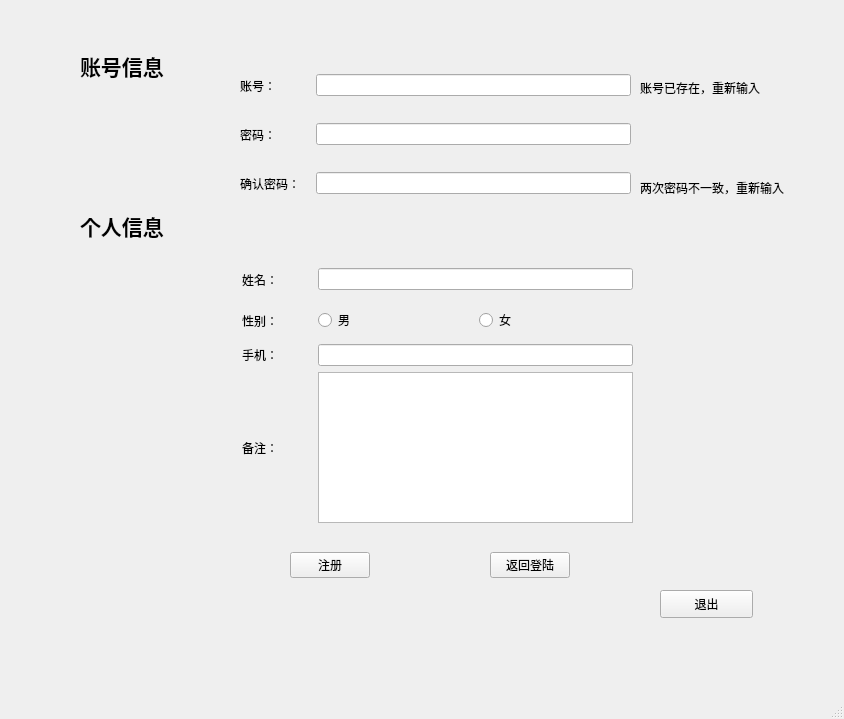
<?xml version="1.0" encoding="UTF-8"?>
<ui version="4.0">
 <class>register_2</class>
 <widget class="QMainWindow" name="register_2">
  <property name="geometry">
   <rect>
    <x>0</x>
    <y>0</y>
    <width>844</width>
    <height>719</height>
   </rect>
  </property>
  <property name="windowTitle">
   <string>Register</string>
  </property>
  <widget class="QWidget" name="centralwidget">
   <widget class="QPushButton" name="Button_exit">
    <property name="geometry">
     <rect>
      <x>660</x>
      <y>590</y>
      <width>93</width>
      <height>28</height>
     </rect>
    </property>
    <property name="text">
     <string>退出</string>
    </property>
   </widget>
   <widget class="QLabel" name="label_6">
    <property name="geometry">
     <rect>
      <x>80</x>
      <y>40</y>
      <width>141</width>
      <height>51</height>
     </rect>
    </property>
    <property name="font">
     <font>
      <family>Agency FB</family>
      <pointsize>16</pointsize>
      <weight>75</weight>
      <bold>true</bold>
     </font>
    </property>
    <property name="text">
     <string>账号信息</string>
    </property>
   </widget>
   <widget class="QLabel" name="label_7">
    <property name="geometry">
     <rect>
      <x>80</x>
      <y>200</y>
      <width>131</width>
      <height>51</height>
     </rect>
    </property>
    <property name="font">
     <font>
      <family>Agency FB</family>
      <pointsize>16</pointsize>
      <weight>75</weight>
      <bold>true</bold>
     </font>
    </property>
    <property name="text">
     <string>个人信息</string>
    </property>
   </widget>
   <widget class="QWidget" name="layoutWidget">
    <property name="geometry">
     <rect>
      <x>240</x>
      <y>60</y>
      <width>391</width>
      <height>149</height>
     </rect>
    </property>
    <layout class="QGridLayout" name="gridLayout">
     <item row="2" column="0">
      <widget class="QLabel" name="label_3">
       <property name="minimumSize">
        <size>
         <width>70</width>
         <height>35</height>
        </size>
       </property>
       <property name="text">
        <string>确认密码：</string>
       </property>
      </widget>
     </item>
     <item row="1" column="0">
      <widget class="QLabel" name="label">
       <property name="minimumSize">
        <size>
         <width>70</width>
         <height>35</height>
        </size>
       </property>
       <property name="text">
        <string>密码：</string>
       </property>
      </widget>
     </item>
     <item row="0" column="0">
      <widget class="QLabel" name="label_2">
       <property name="minimumSize">
        <size>
         <width>70</width>
         <height>35</height>
        </size>
       </property>
       <property name="text">
        <string>账号：</string>
       </property>
      </widget>
     </item>
     <item row="0" column="1">
      <widget class="QLineEdit" name="register_id"/>
     </item>
     <item row="1" column="1">
      <widget class="QLineEdit" name="register_password"/>
     </item>
     <item row="2" column="1">
      <widget class="QLineEdit" name="confirm_pas"/>
     </item>
    </layout>
   </widget>
   <widget class="QLabel" name="label_10">
    <property name="geometry">
     <rect>
      <x>640</x>
      <y>180</y>
      <width>201</width>
      <height>16</height>
     </rect>
    </property>
    <property name="text">
     <string>两次密码不一致，重新输入</string>
    </property>
   </widget>
   <widget class="QWidget" name="layoutWidget">
    <property name="geometry">
     <rect>
      <x>242</x>
      <y>262</y>
      <width>391</width>
      <height>261</height>
     </rect>
    </property>
    <layout class="QGridLayout" name="gridLayout_2">
     <item row="0" column="0">
      <widget class="QLabel" name="label_4">
       <property name="minimumSize">
        <size>
         <width>70</width>
         <height>35</height>
        </size>
       </property>
       <property name="maximumSize">
        <size>
         <width>70</width>
         <height>35</height>
        </size>
       </property>
       <property name="text">
        <string>姓名：</string>
       </property>
      </widget>
     </item>
     <item row="0" column="1" colspan="2">
      <widget class="QLineEdit" name="name"/>
     </item>
     <item row="1" column="0">
      <widget class="QLabel" name="label_5">
       <property name="minimumSize">
        <size>
         <width>70</width>
         <height>35</height>
        </size>
       </property>
       <property name="maximumSize">
        <size>
         <width>70</width>
         <height>35</height>
        </size>
       </property>
       <property name="text">
        <string>性别：</string>
       </property>
      </widget>
     </item>
     <item row="1" column="1">
      <widget class="QRadioButton" name="radioM">
       <property name="text">
        <string>男</string>
       </property>
      </widget>
     </item>
     <item row="1" column="2">
      <widget class="QRadioButton" name="radioW">
       <property name="text">
        <string>女</string>
       </property>
      </widget>
     </item>
     <item row="2" column="0">
      <widget class="QLabel" name="label_8">
       <property name="maximumSize">
        <size>
         <width>70</width>
         <height>35</height>
        </size>
       </property>
       <property name="text">
        <string>手机：</string>
       </property>
      </widget>
     </item>
     <item row="2" column="1" colspan="2">
      <widget class="QLineEdit" name="tel"/>
     </item>
     <item row="3" column="0">
      <widget class="QLabel" name="label_9">
       <property name="maximumSize">
        <size>
         <width>70</width>
         <height>35</height>
        </size>
       </property>
       <property name="text">
        <string>备注：</string>
       </property>
      </widget>
     </item>
     <item row="3" column="1" colspan="2">
      <widget class="QTextEdit" name="textEdit"/>
     </item>
    </layout>
   </widget>
   <widget class="QWidget" name="layoutWidget">
    <property name="geometry">
     <rect>
      <x>290</x>
      <y>550</y>
      <width>280</width>
      <height>30</height>
     </rect>
    </property>
    <layout class="QHBoxLayout" name="horizontalLayout">
     <item>
      <widget class="QPushButton" name="Button_register">
       <property name="text">
        <string>注册</string>
       </property>
      </widget>
     </item>
     <item>
      <spacer name="horizontalSpacer">
       <property name="orientation">
        <enum>Qt::Horizontal</enum>
       </property>
       <property name="sizeHint" stdset="0">
        <size>
         <width>78</width>
         <height>20</height>
        </size>
       </property>
      </spacer>
     </item>
     <item>
      <widget class="QPushButton" name="Button_returnlogin">
       <property name="text">
        <string>返回登陆</string>
       </property>
      </widget>
     </item>
    </layout>
   </widget>
   <widget class="QLabel" name="label_11">
    <property name="geometry">
     <rect>
      <x>640</x>
      <y>80</y>
      <width>161</width>
      <height>16</height>
     </rect>
    </property>
    <property name="text">
     <string>账号已存在，重新输入</string>
    </property>
   </widget>
  </widget>
  <widget class="QMenuBar" name="menubar">
   <property name="geometry">
    <rect>
     <x>0</x>
     <y>0</y>
     <width>844</width>
     <height>26</height>
    </rect>
   </property>
  </widget>
  <widget class="QStatusBar" name="statusbar"/>
 </widget>
 <resources/>
 <connections>
  <connection>
   <sender>Button_exit</sender>
   <signal>clicked(bool)</signal>
   <receiver>register_2</receiver>
   <slot>close()</slot>
   <hints>
    <hint type="sourcelabel">
     <x>660</x>
     <y>616</y>
    </hint>
    <hint type="destinationlabel">
     <x>667</x>
     <y>422</y>
    </hint>
   </hints>
  </connection>
 </connections>
</ui>
